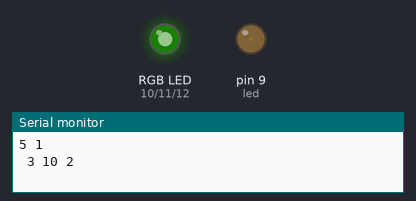
This sketch was run on a simulated Arduino Uno, built with avr-gcc and run on an emulated ATmega328P. Shown: an RGB LED mixed from three pins (HIGH = lit), output pins drawn as LEDs (lit = HIGH), the last lines printed to the serial monitor. Dim RGB values are drawn brighter than linear; pins used as bus, display or sensor lines are not drawn.

Above: at 0.05 s.
At 2.55 s:
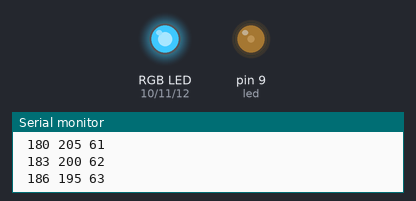
At 5.05 s:
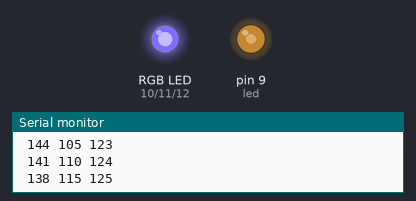
At 10.05 s:
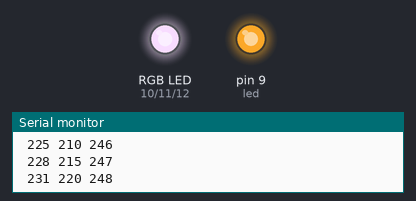
At 15.05 s:
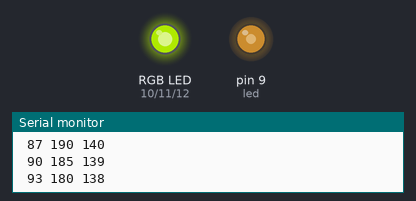
At 20.15 s:
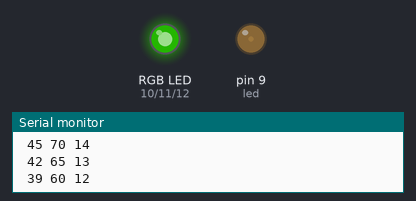
Timing chart, 0 to 26.9 s (numbered marks = the images above):
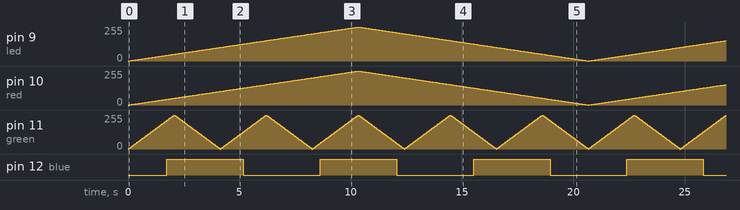

The sketch:

ledStripStringContrV1.ino
```cpp
/*
 * added serial monetering to see values
 * started versioning to manage bugs
 */
  //power for led strip and led string
  int power = 13;
  //setup each color of the led stip and give it a fadeable value
  int blue = 12;
  int blueV = 0;
  int red = 10;
  int redV = 0;
  int green = 11;
  int greenV = 0;
  int led = 9;

  //brightness for vilage
  int brightness = 0;
  int fadeAmount = 1;
  int fadeR = 1;
  int fadeB = 3;
  int fadeG = 5;
void setup() {
    // declare pin 9-13 to be an output:
  pinMode(power, OUTPUT);
  pinMode(red, OUTPUT);
  pinMode(green, OUTPUT);
  pinMode(blue, OUTPUT);
  pinMode(led, OUTPUT);

  //provide power to led strip
  analogWrite(power,150);
  Serial.begin(9600);
}

void loop() {
   // set the brightness of pin 9 led string and change the strip color:
  analogWrite(led, brightness);
  analogWrite(power, 160);
  analogWrite(red, redV);
  analogWrite(green, greenV);
  analogWrite(blue, blueV);

  // change the brightness and led strip color for next time through the loop:
  brightness = brightness + fadeAmount;
  redV = redV + fadeR;
  blueV = blueV + fadeB;
  greenV = greenV + fadeG;

  // reverse the direction of the fading at the ends of the fade:
  if (brightness <= 0 || brightness >= 255) {
    fadeAmount = -fadeAmount;

  }
  if (redV <= 0 || redV >= 255) {
    fadeR = -fadeR;

  }
  if (greenV <= 0 || greenV >= 255) {
    fadeG = -fadeG;

  }
  if (blueV <= 0 || blueV >= 255) {
    fadeB = -fadeB;

  }


  // wait for x milliseconds to see the dimming effect
  delay(40);
   Serial.print(greenV);
   Serial.print(" ");
   Serial.println(redV);
   Serial.print(" ");
   Serial.print(blueV);
   Serial.print(" ");
}
```

Measured:
- by itself, pin 12 (blue): alternates HIGH for 3.4 s and LOW for 3.4 s
